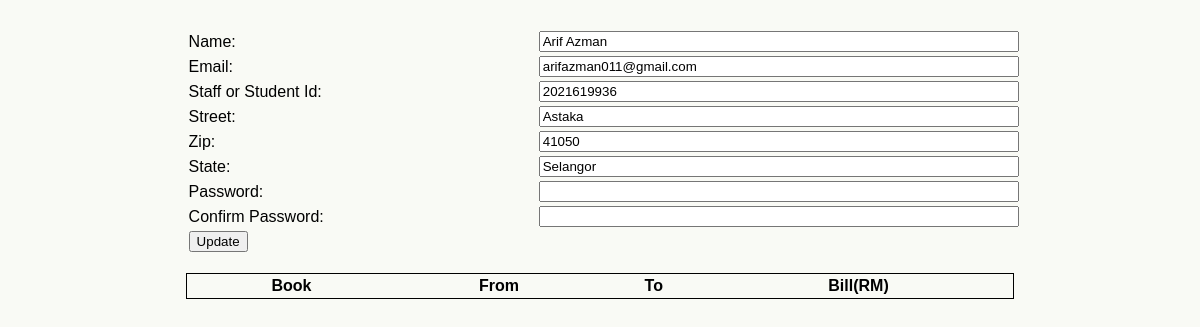
The app's page /sites/personal.php (signed in), older data.
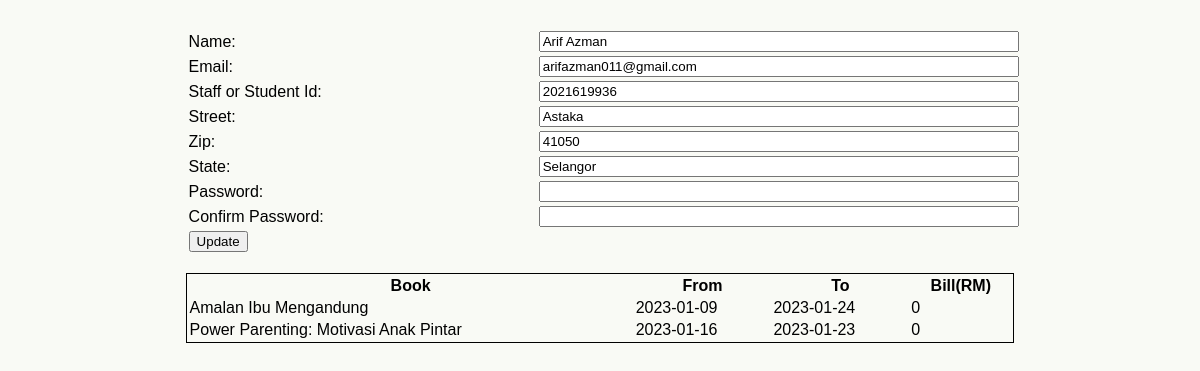
The same page, newer data.
### tables this page shows
CREATE TABLE `user` (
  `ID` int(11) NOT NULL,
  `Email` varchar(100) NOT NULL,
  `Password` varchar(100) NOT NULL,
  `Street` varchar(100) NOT NULL,
  `Zip` int(11) NOT NULL,
  `State` varchar(100) NOT NULL,
  `FullName` varchar(100) NOT NULL,
  `UitmID` int(11) NOT NULL,
  `IsAdmin` tinyint(1) NOT NULL DEFAULT 0
);

CREATE TABLE `borrow` (
  `ID` int(11) NOT NULL,
  `BookFK` int(11) NOT NULL,
  `UserFK` int(11) NOT NULL,
  `FromDate` date NOT NULL,
  `ToDate` date NOT NULL,
  `IsBillSettled` tinyint(1) NOT NULL COMMENT '0 - Unpaid, 1 - Paid; ',
  `Status` varchar(1) NOT NULL COMMENT 'B - borrowed; R - Returned'
);

CREATE TABLE `book` (
  `ID` int(11) NOT NULL,
  `Name` varchar(100) NOT NULL,
  `Category` varchar(100) NOT NULL,
  `PublishDate` date NOT NULL,
  `Author` varchar(100) NOT NULL,
  `Description` varchar(1000) NOT NULL,
  `ISBNNumber` varchar(100) NOT NULL,
  `Image` text NOT NULL,
  `PublishPlace` varchar(100) NOT NULL,
  `Price` decimal(10,0) NOT NULL
);

### sites/repositories/library-repository.php (called while the page is built, shortened)
<?php
function getDatabaseConnection()
{
    $servername = "localhost";
    $username = "root";
    $password = "";
    $dbname = "library";
    $conn = new mysqli($servername, $username, $password, $dbname);
    return $conn;
}
function getUserByEmail($email)
{
    $conn = getDatabaseConnection();
    $sql = "SELECT * FROM user WHERE Email = '" . $email . "';";
    $result = $conn->query($sql);
    return $result->fetch_assoc();
}
function getBookingsByUserEmail($email)
{
    $conn = getDatabaseConnection();
    $sql = "SELECT book.Name, borrow.ToDate, borrow.FromDate, borrow.IsBillSettled " .
        "FROM borrow borrow JOIN user user ON borrow.UserFK = user.ID JOIN book book ON borrow.BookFK = book.ID " .
        "WHERE Email = '" . $email . "';";
    $result = $conn->query($sql);
    return $result;
}
?>

### sites/personal.php (the view, shortened to what this page needs)
<!DOCTYPE html>
<html>
<head>
    <link rel="stylesheet" type="text/css" href="css/mystyle.css">
    <link rel="stylesheet" type="text/css" href="css/userstyle.css">
</head>
<body>
    <?php
    require("repositories/library-repository.php");
    $errorMessage = "";
    $user = null;
    if ($_SERVER["REQUEST_METHOD"] == "GET") {
        try {
            $user = getUserByEmail(getCurrentUser());
        } catch (Exception $ex) {
            $errorMessage = "Issue fetching user data!";
        }
        try {
            $borrowings = getBookingsByUserEmail(getCurrentUser());
        } catch (Exception $ex) {
            $errorMessage += "<br>Issue fetching borrowing data!";
        }
    }
    ?>
    <form method="post" action="<?php echo htmlspecialchars($_SERVER["PHP_SELF"]); ?>" onsubmit="return validateForm()">
        <table>
            <tr>
                <td colspan="2">
                </td>
            </tr>
            <tr>
                <td>Name:</td>
                <td>
                    <input id="nameInput" class="inputField" name="name" type="text"
                        value="<?php echo $user["FullName"]; ?>">
                </td>
            </tr>
            <tr>
                <td>Email:</td>
                <td>
                    <input id="emailInput" class="inputField" name="email" type="email"
                        value="<?php echo $user["Email"]; ?>">
                </td>
            </tr>
            <tr>
                <td>Staff or Student Id:</td>
                <td>
                    <input id="uitmIdInput" class="inputField" name="uitmId" type="uitmId"
                        value="<?php echo $user["UitmID"]; ?>">
                </td>
            </tr>
            <tr>
                <td>Street:</td>
                <td>
                    <input id="streetInput" class="inputField" name="street" type="text"
                        value="<?php echo $user["Street"]; ?>">
                </td>
            </tr>
            <tr>
                <td>Zip:</td>
                <td>
                    <input id="zipInput" class="inputField" name="zip" type="number"
                        value="<?php echo $user["Zip"]; ?>">
                </td>
            </tr>
            <tr>
                <td>State:</td>
                <td>
                    <input id="stateInput" class="inputField" name="state" type="text"
                        value="<?php echo $user["State"]; ?>">
                </td>
            </tr>
            <tr>
                <td>Password:</td>
                <td>
                    <input id="passwordInput" class="inputField" name="password" type="password">
                </td>
            </tr>
            <tr>
                <td>Confirm Password:</td>
                <td>
                    <input id="confirmPasswordInput" class="inputField" name="confirmPassword" type="password">
                </td>
            </tr>
            <tr>
                <td>
                    <input class="submitButton" type="submit" value="Update">
                </td>
            </tr>
        </table>
    </form>
    <br>
    <table class="borrowingTable">
        <thead>
            <tr>
                <th>Book</th>
                <th>From</th>
                <th>To</th>
                <th>Bill(RM)</th>
            </tr>
        </thead>
        <tbody>
            <?php
            while ($row = $borrowings->fetch_assoc()) {
                echo "<tr><td>" . $row["Name"] . "</td>" .
                    "<td>" . $row["FromDate"] . "</td>" .
                    "<td>" . $row["ToDate"] . "</td>" .
                    "<td>" . $row["IsBillSettled"] . "</td></tr>";
            }
            ?>
        </tbody>
    </table>
</body>
</html>

### sites/css/mystyle.css (style rules this page uses)
body { background-color: #F9FAF5; font-family: arial, sans-serif; }

### sites/css/userstyle.css (style rules this page uses)
.inputField { width: 100%; }
table { width: 70%; margin-left: 15%; margin-right: 15%; }

### sites/personal.php (style rules this page uses)
.borrowingTable { border: 1px solid; }

Row changes from the older to the newer data that the page shows:
added borrow: BookFK.Name "Amalan Ibu Mengandung", FromDate "2023-01-09", ToDate "2023-01-24", IsBillSettled "0"
added borrow: BookFK.Name "Power Parenting: Motivasi Anak Pintar", FromDate "2023-01-16", ToDate "2023-01-23", IsBillSettled "0"
